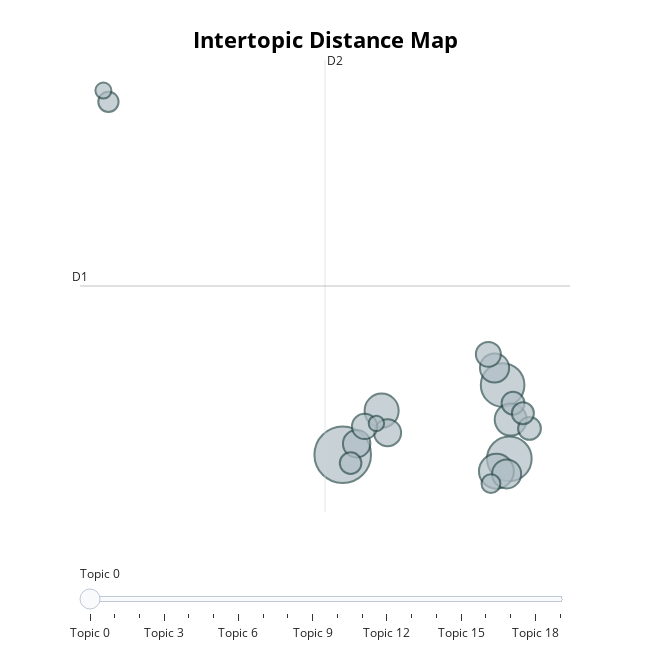

Source (notebook cell):
### Code cell
topic_model.visualize_topics()

### Figure 1 — Plotly figure (JSON) as saved in the notebook; plotly's stock layout.template omitted (floating-point values rounded to 4 significant figures)
{"data": [{"customdata": [[0, "thanks | thank | this | you | lol", 350], [1, "upwork | freelancers | work | business | clients", 218], [2, "proposal | proposals | client | job | cover", 208], [3, "scam | they | scammers | contract | upwork", 133], [4, "rate | clients | contract | client | time", 127], [5, "jss | feedback | contract | review | client", 112], [6, "ai | they | it | content | re", 93], [7, "us | rate | hire | country | people", 92], [8, "year | upwork | money | 100k | years", 82], [9, "connects | free | connect | rate | get", 80], [10, "rate | hourly | fixed | hours | contract", 70], [11, "people | you | toxic | post | it", 68], [12, "badge | top rated | rated | top | video", 57], [13, "strategy | clients | client | work | it", 57], [14, "niche | skills | assistant | experience | marketing", 53], [15, "upwork | people | post | community | employee", 51], [16, "arbitration | mediation | fam | contract | client", 45], [17, "account | suspended | upwork | many proposals | banned", 39], [18, "dispute | manual | contract | client | protection", 28], [19, "invites | invite | invited | proposal | invitations", 26]], "hovertemplate": "<b>Topic %{customdata[0]}</b><br>%{customdata[1]}<br>Size: %{customdata[2]}", "legendgroup": "", "marker": {"color": "#B0BEC5", "line": {"color": "DarkSlateGrey", "width": 2}, "size": [350, 218, 208, 133, 127, 112, 93, 92, 82, 80, 70, 68, 57, 57, 53, 51, 45, 39, 28, 26], "sizemode": "area", "sizeref": 0.2188, "symbol": "circle"}, "mode": "markers", "name": "", "orientation": "v", "showlegend": false, "type": "scatter", "x": [3.962, 11.89, 11.57, 11.27, 5.813, 11.95, 11.18, 11.76, 4.625, 6.096, 5.003, 10.89, 12.85, 12.06, 12.53, 4.338, -7.184, 11.01, -7.423, 5.565], "xaxis": "x", "y": [-3.416, -3.504, -1.931, -3.769, -2.478, -2.669, -1.57, -3.825, -3.182, -2.948, -2.814, -1.28, -2.857, -2.32, -2.534, -3.595, 4.098, -4.032, 4.337, -2.75], "yaxis": "y"}], "layout": {"annotations": [{"showarrow": false, "text": "D1", "x": -8.536, "y": 0.1754, "yshift": 10}, {"showarrow": false, "text": "D2", "x": 3.119, "xshift": 10, "y": 4.987}], "height": 650, "hoverlabel": {"bgcolor": "white", "font": {"family": "Rockwell", "size": 16}}, "legend": {"itemsizing": "constant", "tracegroupgap": 0}, "margin": {"t": 60}, "shapes": [{"line": {"color": "#CFD8DC", "width": 2}, "type": "line", "x0": 3.119, "x1": 3.119, "y0": -4.636, "y1": 4.987}, {"line": {"color": "#9E9E9E", "width": 2}, "type": "line", "x0": -8.536, "x1": 14.77, "y0": 0.1754, "y1": 0.1754}], "sliders": [{"active": 0, "pad": {"t": 50}, "steps": [{"args": [{"marker.color": [["red", "#B0BEC5", "#B0BEC5", "#B0BEC5", "#B0BEC5", "#B0BEC5", "#B0BEC5", "#B0BEC5", "#B0BEC5", "#B0BEC5", "#B0BEC5", "#B0BEC5", "#B0BEC5", "#B0BEC5", "#B0BEC5", "#B0BEC5", "#B0BEC5", "#B0BEC5", "#B0BEC5", "#B0BEC5"]]}], "label": "Topic 0", "method": "update"}, {"args": [{"marker.color": [["#B0BEC5", "red", "#B0BEC5", "#B0BEC5", "#B0BEC5", "#B0BEC5", "#B0BEC5", "#B0BEC5", "#B0BEC5", "#B0BEC5", "#B0BEC5", "#B0BEC5", "#B0BEC5", "#B0BEC5", "#B0BEC5", "#B0BEC5", "#B0BEC5", "#B0BEC5", "#B0BEC5", "#B0BEC5"]]}], "label": "Topic 1", "method": "update"}, {"args": [{"marker.color": [["#B0BEC5", "#B0BEC5", "red", "#B0BEC5", "#B0BEC5", "#B0BEC5", "#B0BEC5", "#B0BEC5", "#B0BEC5", "#B0BEC5", "#B0BEC5", "#B0BEC5", "#B0BEC5", "#B0BEC5", "#B0BEC5", "#B0BEC5", "#B0BEC5", "#B0BEC5", "#B0BEC5", "#B0BEC5"]]}], "label": "Topic 2", "method": "update"}, {"args": [{"marker.color": [["#B0BEC5", "#B0BEC5", "#B0BEC5", "red", "#B0BEC5", "#B0BEC5", "#B0BEC5", "#B0BEC5", "#B0BEC5", "#B0BEC5", "#B0BEC5", "#B0BEC5", "#B0BEC5", "#B0BEC5", "#B0BEC5", "#B0BEC5", "#B0BEC5", "#B0BEC5", "#B0BEC5", "#B0BEC5"]]}], "label": "Topic 3", "method": "update"}, {"args": [{"marker.color": [["#B0BEC5", "#B0BEC5", "#B0BEC5", "#B0BEC5", "red", "#B0BEC5", "#B0BEC5", "#B0BEC5", "#B0BEC5", "#B0BEC5", "#B0BEC5", "#B0BEC5", "#B0BEC5", "#B0BEC5", "#B0BEC5", "#B0BEC5", "#B0BEC5", "#B0BEC5", "#B0BEC5", "#B0BEC5"]]}], "label": "Topic 4", "method": "update"}, {"args": [{"marker.color": [["#B0BEC5", "#B0BEC5", "#B0BEC5", "#B0BEC5", "#B0BEC5", "red", "#B0BEC5", "#B0BEC5", "#B0BEC5", "#B0BEC5", "#B0BEC5", "#B0BEC5", "#B0BEC5", "#B0BEC5", "#B0BEC5", "#B0BEC5", "#B0BEC5", "#B0BEC5", "#B0BEC5", "#B0BEC5"]]}], "label": "Topic 5", "method": "update"}, {"args": [{"marker.color": [["#B0BEC5", "#B0BEC5", "#B0BEC5", "#B0BEC5", "#B0BEC5", "#B0BEC5", "red", "#B0BEC5", "#B0BEC5", "#B0BEC5", "#B0BEC5", "#B0BEC5", "#B0BEC5", "#B0BEC5", "#B0BEC5", "#B0BEC5", "#B0BEC5", "#B0BEC5", "#B0BEC5", "#B0BEC5"]]}], "label": "Topic 6", "method": "update"}, {"args": [{"marker.color": [["#B0BEC5", "#B0BEC5", "#B0BEC5", "#B0BEC5", "#B0BEC5", "#B0BEC5", "#B0BEC5", "red", "#B0BEC5", "#B0BEC5", "#B0BEC5", "#B0BEC5", "#B0BEC5", "#B0BEC5", "#B0BEC5", "#B0BEC5", "#B0BEC5", "#B0BEC5", "#B0BEC5", "#B0BEC5"]]}], "label": "Topic 7", "method": "update"}, {"args": [{"marker.color": [["#B0BEC5", "#B0BEC5", "#B0BEC5", "#B0BEC5", "#B0BEC5", "#B0BEC5", "#B0BEC5", "#B0BEC5", "red", "#B0BEC5", "#B0BEC5", "#B0BEC5", "#B0BEC5", "#B0BEC5", "#B0BEC5", "#B0BEC5", "#B0BEC5", "#B0BEC5", "#B0BEC5", "#B0BEC5"]]}], "label": "Topic 8", "method": "update"}, {"args": [{"marker.color": [["#B0BEC5", "#B0BEC5", "#B0BEC5", "#B0BEC5", "#B0BEC5", "#B0BEC5", "#B0BEC5", "#B0BEC5", "#B0BEC5", "red", "#B0BEC5", "#B0BEC5", "#B0BEC5", "#B0BEC5", "#B0BEC5", "#B0BEC5", "#B0BEC5", "#B0BEC5", "#B0BEC5", "#B0BEC5"]]}], "label": "Topic 9", "method": "update"}, {"args": [{"marker.color": [["#B0BEC5", "#B0BEC5", "#B0BEC5", "#B0BEC5", "#B0BEC5", "#B0BEC5", "#B0BEC5", "#B0BEC5", "#B0BEC5", "#B0BEC5", "red", "#B0BEC5", "#B0BEC5", "#B0BEC5", "#B0BEC5", "#B0BEC5", "#B0BEC5", "#B0BEC5", "#B0BEC5", "#B0BEC5"]]}], "label": "Topic 10", "method": "update"}, {"args": [{"marker.color": [["#B0BEC5", "#B0BEC5", "#B0BEC5", "#B0BEC5", "#B0BEC5", "#B0BEC5", "#B0BEC5", "#B0BEC5", "#B0BEC5", "#B0BEC5", "#B0BEC5", "red", "#B0BEC5", "#B0BEC5", "#B0BEC5", "#B0BEC5", "#B0BEC5", "#B0BEC5", "#B0BEC5", "#B0BEC5"]]}], "label": "Topic 11", "method": "update"}, {"args": [{"marker.color": [["#B0BEC5", "#B0BEC5", "#B0BEC5", "#B0BEC5", "#B0BEC5", "#B0BEC5", "#B0BEC5", "#B0BEC5", "#B0BEC5", "#B0BEC5", "#B0BEC5", "#B0BEC5", "red", "#B0BEC5", "#B0BEC5", "#B0BEC5", "#B0BEC5", "#B0BEC5", "#B0BEC5", "#B0BEC5"]]}], "label": "Topic 12", "method": "update"}, {"args": [{"marker.color": [["#B0BEC5", "#B0BEC5", "#B0BEC5", "#B0BEC5", "#B0BEC5", "#B0BEC5", "#B0BEC5", "#B0BEC5", "#B0BEC5", "#B0BEC5", "#B0BEC5", "#B0BEC5", "#B0BEC5", "red", "#B0BEC5", "#B0BEC5", "#B0BEC5", "#B0BEC5", "#B0BEC5", "#B0BEC5"]]}], "label": "Topic 13", "method": "update"}, {"args": [{"marker.color": [["#B0BEC5", "#B0BEC5", "#B0BEC5", "#B0BEC5", "#B0BEC5", "#B0BEC5", "#B0BEC5", "#B0BEC5", "#B0BEC5", "#B0BEC5", "#B0BEC5", "#B0BEC5", "#B0BEC5", "#B0BEC5", "red", "#B0BEC5", "#B0BEC5", "#B0BEC5", "#B0BEC5", "#B0BEC5"]]}], "label": "Topic 14", "method": "update"}, {"args": [{"marker.color": [["#B0BEC5", "#B0BEC5", "#B0BEC5", "#B0BEC5", "#B0BEC5", "#B0BEC5", "#B0BEC5", "#B0BEC5", "#B0BEC5", "#B0BEC5", "#B0BEC5", "#B0BEC5", "#B0BEC5", "#B0BEC5", "#B0BEC5", "red", "#B0BEC5", "#B0BEC5", "#B0BEC5", "#B0BEC5"]]}], "label": "Topic 15", "method": "update"}, {"args": [{"marker.color": [["#B0BEC5", "#B0BEC5", "#B0BEC5", "#B0BEC5", "#B0BEC5", "#B0BEC5", "#B0BEC5", "#B0BEC5", "#B0BEC5", "#B0BEC5", "#B0BEC5", "#B0BEC5", "#B0BEC5", "#B0BEC5", "#B0BEC5", "#B0BEC5", "red", "#B0BEC5", "#B0BEC5", "#B0BEC5"]]}], "label": "Topic 16", "method": "update"}, {"args": [{"marker.color": [["#B0BEC5", "#B0BEC5", "#B0BEC5", "#B0BEC5", "#B0BEC5", "#B0BEC5", "#B0BEC5", "#B0BEC5", "#B0BEC5", "#B0BEC5", "#B0BEC5", "#B0BEC5", "#B0BEC5", "#B0BEC5", "#B0BEC5", "#B0BEC5", "#B0BEC5", "red", "#B0BEC5", "#B0BEC5"]]}], "label": "Topic 17", "method": "update"}, {"args": [{"marker.color": [["#B0BEC5", "#B0BEC5", "#B0BEC5", "#B0BEC5", "#B0BEC5", "#B0BEC5", "#B0BEC5", "#B0BEC5", "#B0BEC5", "#B0BEC5", "#B0BEC5", "#B0BEC5", "#B0BEC5", "#B0BEC5", "#B0BEC5", "#B0BEC5", "#B0BEC5", "#B0BEC5", "red", "#B0BEC5"]]}], "label": "Topic 18", "method": "update"}, {"args": [{"marker.color": [["#B0BEC5", "#B0BEC5", "#B0BEC5", "#B0BEC5", "#B0BEC5", "#B0BEC5", "#B0BEC5", "#B0BEC5", "#B0BEC5", "#B0BEC5", "#B0BEC5", "#B0BEC5", "#B0BEC5", "#B0BEC5", "#B0BEC5", "#B0BEC5", "#B0BEC5", "#B0BEC5", "#B0BEC5", "red"]]}], "label": "Topic 19", "method": "update"}]}], "title": {"font": {"color": "Black", "size": 22}, "text": "<b>Intertopic Distance Map</b>", "x": 0.5, "xanchor": "center", "y": 0.95, "yanchor": "top"}, "width": 650, "xaxis": {"anchor": "y", "domain": [0, 1], "range": [-8.536, 14.77], "title": {"text": ""}, "visible": false}, "yaxis": {"anchor": "x", "domain": [0, 1], "range": [-4.636, 4.987], "title": {"text": ""}, "visible": false}}}
